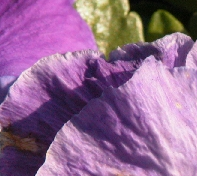
%> input picture dataset/flower/flower01.bmp, 197 x 176 px; its folder holds only this picture in this run
$ octave cross_validation_dict_size.m   (GNU Octave 9; MATLAB toolbox functions it lacks are replaced by stand-ins)
%> lines starting %> are read from the running program, lines starting %| are printed output that depends on the picture
### load_grayscale.m
function [ image ] = load_grayscale( file_name )
%> called with file_name = 'dataset/flower/flower01.bmp'
% Load an image and convert it to grayscale (0.0 - 1.0)
% Input:  file_name - image file name
% Output: image - image matrix

image = imread(file_name);
%> image is the input picture: size 176x197x3 uint8; mean R, G, B 146.8, 104.8, 144.8
if size(image, 3) ~= 1
    image = rgb2gray(image);
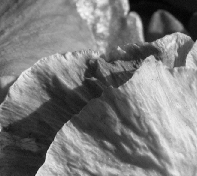
%> image: size 176x197 uint8; min 2, max 247, mean 121.9
end
image = double(image) / 255;
%> image: size 176x197 double

end

### down_scale.m
function [ image_high, image_low ] = down_scale( image, scale_factor )
%> called with scale_factor = 3
% Down scale an image (and crop it when needed)
% Input:  image - image matrix
%         scale_factor - scale factor
% Output: image_high - high-resolution image matrix
%         image_low - low-resolution image matrix

[height, width] = size(image);
%> height = 176; width = 197
height_low = floor(height / scale_factor);
%> height_low = 58
height_high = height_low * scale_factor;
%> height_high = 174
width_low = floor(width / scale_factor);
%> width_low = 65
width_high = width_low * scale_factor;
%> width_high = 195

image_high = image(1:height_high, 1:width_high);
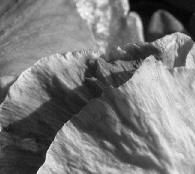
%> image_high: size 174x195 double; min 0.00784, max 0.969, mean 0.476

image_low = zeros(height_low, width_low);
for h = 1:height_low
    for w = 1:width_low
        h_offset = (h - 1) * scale_factor;
        w_offset = (w - 1) * scale_factor;
        px_high = image_high(h_offset+1:h_offset+scale_factor,...
            w_offset+1:w_offset+scale_factor);
        px_low = mean(mean(px_high, 1), 2);
        image_low(h, w) = px_low;
    end
end
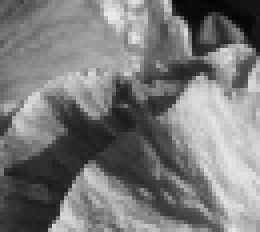
%> image_low: size 58x65 double (shown 4 times larger); min 0.0174, max 0.918, mean 0.476

end

### sample_patch_pair.m
function [ patches_high, patches_low ] = sample_patch_pair(...
    images_high, images_low, patch_size, scale_factor, sample_size )
%> called with patch_size = 3, scale_factor = 3, sample_size = 50000
% Sample patches from images
% Input:  images - cell of image matrices
%         patch_size - patch size
%         sample_size - sample size
% Output: patches - list of patches

num_images = size(images_high, 2);
%> num_images = 1
patch_size_hi = patch_size * scale_factor;

patches_high = zeros(patch_size_hi * patch_size_hi, sample_size);
patches_low = zeros(patch_size * patch_size, sample_size);
for k = 1:sample_size
    image_idx = ceil(rand() * num_images);

    [height, width] = size(images_low{image_idx});
    i = ceil(rand() * (height - patch_size + 1));
    j = ceil(rand() * (width - patch_size + 1));
    patch_low = images_low{image_idx}(i:i+patch_size-1, j:j+patch_size-1)';
    patches_low(:, k) = patch_low(:);

    i_hi = (i - 1) * scale_factor + 1;
    j_hi = (j - 1) * scale_factor + 1;
    patch_high = images_high{image_idx}(i_hi:i_hi+patch_size_hi-1,...
        j_hi:j_hi+patch_size_hi-1)';
    patches_high(:, k) = patch_high(:);
end
%> this loop made 50000 passes
%> (patch_low, i_hi, j_hi) on passes 1 to 3: ([0.543 0.52 0.351; 0.658 0.482 0.346; 0.664 0.563 0.335], 70, 49), ([0.81 0.841 0.861; 0.817 0.844 0.86; 0.797 0.826 0.857], 67, 148), ([0.252 0.25 0.258; 0.196 0.208 0.283; 0.17 0.172 0.192], 79, 109)
%> the loop in sample_patch_pair (call 2), `for k = 1:sample_size` made 10000 passes
%> (patch_low, i_hi, j_hi) on passes 1 to 3: ([0.149 0.133 0.145; 0.207 0.137 0.138; 0.194 0.168 0.127], 121, 43), ([0.495 0.35 0.356; 0.481 0.4 0.344; 0.639 0.534 0.445], 166, 160), ([0.418 0.431 0.417; 0.486 0.478 0.487; 0.516 0.486 0.466], 34, 130)
end

### normalize_patch.m
function [ patches_norm ] = normalize_patch( patches )
% Subtract each patch by its mean
% Input:  patches - list of patches
% Output: patches_norm - list of normalized patches

patch_length = size(patches, 1);
%> patch_length = 81
patches_norm = patches - repmat(mean(patches, 1), patch_length, 1);

end

### cross_validation_dict_size.m
%% set parameters
image_dir = 'dataset/flower';
test_ratio = 0.2;
train_patches = 50000;
validation_patches = 10000;
scale_factor = 3;
patch_size = 3;
overlap_width = 1;
dict_size = 1024;
hidden_units = 81;
rand_range = 0.01;
learning_rate = 0.1;
max_epochs = 1000;

%% other parameters
image_files = dir(fullfile(image_dir, '*.bmp'));
num_images = size(image_files, 1);
test_size = round(num_images * test_ratio);
train_size = num_images - test_size;
patch_size_hi = scale_factor * patch_size;
overlap_width_hi = scale_factor * overlap_width;
input_units = patch_size * patch_size + patch_size_hi * patch_size_hi;
output_units = patch_size_hi * patch_size_hi;

%% load & downscale images
images_high = cell(1, num_images);
images_low = cell(1, num_images);
for i = 1:num_images
    image = load_grayscale(fullfile(image_dir, image_files(i).name));
    [images_high{i}, images_low{i}] = down_scale(image, scale_factor);
end


%% partition datasets
indices_perm = randperm(num_images);
indices_train = indices_perm(1:train_size);
indices_test = indices_perm(num_images-test_size+1:end);

%% decompose into patches
% [17 lines of commented-out code are left out]
[patches_train_high, patches_train_low] = sample_patch_pair(...
    images_high(indices_train), images_low(indices_train),...
    patch_size, scale_factor, train_patches);
[patches_validation_high, patches_validation_low] = sample_patch_pair(...
    images_high(indices_train), images_low(indices_train),...
    patch_size, scale_factor, validation_patches);

%% normalize patches
patches_train_high_norm = normalize_patch(patches_train_high);
patches_train_low_norm = normalize_patch(patches_train_low);

%% construct coupled dictionary

dict_size_list = [128, 256, 512, 1024, 2048];
fold_size = 5;

dict_size_cross_validation_squared_error = zeros(length(dict_size_list), fold_size);

%> (the run ends here)

$ run again, on dataset/flower/flower05.bmp
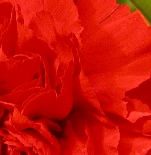
%> input picture dataset/flower/flower05.bmp, 151 x 155 px
%> in load_grayscale, image is the input picture: size 155x151x3 uint8; mean R, G, B 202.5, 16.2, 7
%> in load_grayscale, `image = rgb2gray(image);`:
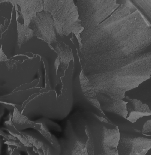
%> image: size 155x151 uint8; min 18, max 145, mean 70.8
%> in down_scale, `image_high = image(1:height_high, 1:width_high);`:
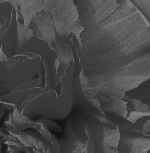
%> image_high: size 153x150 double; min 0.0706, max 0.569, mean 0.278
%> num_images = 1
%> the loop in sample_patch_pair, `for k = 1:sample_size` made 50000 passes
%> (patch_low, i_hi, j_hi) on passes 1 to 3: ([0.229 0.227 0.228; 0.234 0.215 0.207; 0.254 0.244 0.226], 61, 37), ([0.275 0.278 0.28; 0.284 0.287 0.278; 0.284 0.291 0.289], 58, 112), ([0.226 0.221 0.276; 0.23 0.207 0.24; 0.227 0.229 0.252], 70, 85)
%> the loop in sample_patch_pair (call 2), `for k = 1:sample_size` made 10000 passes
%> (patch_low, i_hi, j_hi) on passes 1 to 3: ([0.225 0.215 0.193; 0.22 0.208 0.188; 0.21 0.204 0.19], 106, 34), ([0.24 0.234 0.234; 0.25 0.241 0.241; 0.272 0.251 0.247], 145, 121), ([0.338 0.332 0.317; 0.339 0.326 0.296; 0.35 0.32 0.301], 31, 100)
%> patch_length = 81

$ run again, on dataset/flower/flower06.bmp
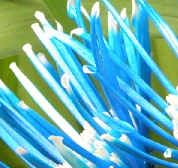
%> input picture dataset/flower/flower06.bmp, 178 x 168 px
%> in load_grayscale, image is the input picture: size 168x178x3 uint8; mean R, G, B 106.3, 180.6, 183.8
%> in down_scale, `image_high = image(1:height_high, 1:width_high);`:
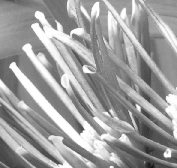
%> image_high: size 168x177 double; min 0.0706, max 1, mean 0.622
%> after the loop in down_scale, `for h = 1:height_low`:
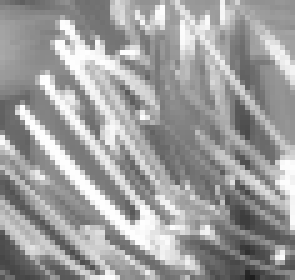
%> image_low: size 56x59 double (shown 5 times larger); min 0.118, max 1, mean 0.622
%> num_images = 1
%> the loop in sample_patch_pair, `for k = 1:sample_size` made 50000 passes
%> (patch_low, i_hi, j_hi) on passes 1 to 3: ([0.927 0.99 0.958; 0.639 0.864 0.986; 0.539 0.513 0.767], 67, 43), ([0.721 0.715 0.681; 0.655 0.66 0.683; 0.484 0.483 0.487], 64, 133), ([0.56 0.473 0.47; 0.522 0.536 0.478; 0.509 0.497 0.532], 76, 100)
%> the loop in sample_patch_pair (call 2), `for k = 1:sample_size` made 10000 passes
%> (patch_low, i_hi, j_hi) on passes 1 to 3: ([0.589 0.585 0.539; 0.525 0.599 0.567; 0.564 0.526 0.588], 115, 40), ([0.326 0.331 0.248; 0.271 0.159 0.142; 0.299 0.227 0.118], 160, 145), ([0.587 0.57 0.567; 0.609 0.566 0.507; 0.765 0.772 0.698], 34, 118)
%> patch_length = 81

$ run again, on dataset/flower/flower07.bmp
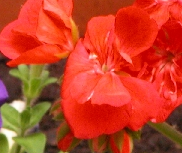
%> input picture dataset/flower/flower07.bmp, 182 x 153 px
%> in load_grayscale, image is the input picture: size 153x182x3 uint8; mean R, G, B 194.9, 64.8, 38.3
%> in load_grayscale, `image = rgb2gray(image);`:
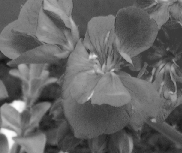
%> image: size 153x182 uint8; min 17, max 254, mean 100.7
%> after the loop in down_scale, `for h = 1:height_low`:
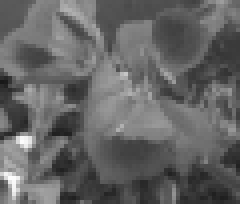
%> image_low: size 51x60 double (shown 4 times larger); min 0.0976, max 0.993, mean 0.396
%> num_images = 1
%> the loop in sample_patch_pair, `for k = 1:sample_size` made 50000 passes
%> (patch_low, i_hi, j_hi) on passes 1 to 3: ([0.339 0.437 0.392; 0.33 0.305 0.241; 0.324 0.222 0.202], 61, 46), ([0.338 0.339 0.34; 0.306 0.325 0.337; 0.237 0.248 0.242], 58, 136), ([0.637 0.566 0.459; 0.585 0.569 0.541; 0.509 0.547 0.542], 70, 100)
%> the loop in sample_patch_pair (call 2), `for k = 1:sample_size` made 10000 passes
%> (patch_low, i_hi, j_hi) on passes 1 to 3: ([0.417 0.444 0.495; 0.484 0.49 0.463; 0.538 0.495 0.271], 106, 40), ([0.221 0.219 0.2; 0.197 0.19 0.19; 0.206 0.148 0.19], 145, 145), ([0.319 0.337 0.352; 0.298 0.322 0.334; 0.285 0.298 0.288], 31, 121)
%> patch_length = 81

$ run again, on dataset/flower/flower02.bmp
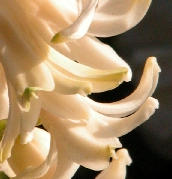
%> input picture dataset/flower/flower02.bmp, 172 x 179 px
%> in load_grayscale, image is the input picture: size 179x172x3 uint8; mean R, G, B 165.2, 137.2, 100.8
%> in load_grayscale, `image = rgb2gray(image);`:
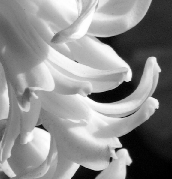
%> image: size 179x172 uint8; min 0, max 255, mean 141.4
%> after the loop in down_scale, `for h = 1:height_low`:
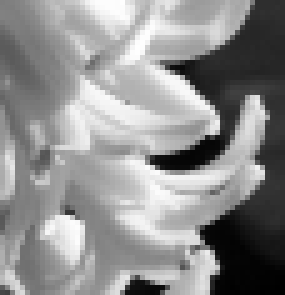
%> image_low: size 59x57 double (shown 5 times larger); min 0.000871, max 0.997, mean 0.559
%> num_images = 1
%> the loop in sample_patch_pair, `for k = 1:sample_size` made 50000 passes
%> (patch_low, i_hi, j_hi) on passes 1 to 3: ([0.906 0.874 0.837; 0.95 0.929 0.911; 0.923 0.947 0.942], 70, 43), ([0.805 0.935 0.895; 0.19 0.226 0.21; 0.162 0.173 0.183], 70, 130), ([0.726 0.754 0.763; 0.705 0.732 0.736; 0.688 0.718 0.72], 82, 97)
%> the loop in sample_patch_pair (call 2), `for k = 1:sample_size` made 10000 passes
%> (patch_low, i_hi, j_hi) on passes 1, 3, 4: ([0.458 0.494 0.95; 0.339 0.216 0.949; 0.437 0.207 0.756], 124, 37), ([0.0911 0.101 0.108; 0.132 0.13 0.131; 0.156 0.159 0.146], 37, 115), ([0.502 0.418 0.44; 0.519 0.546 0.552; 0.617 0.704 0.792], 133, 19)
%> patch_length = 81
